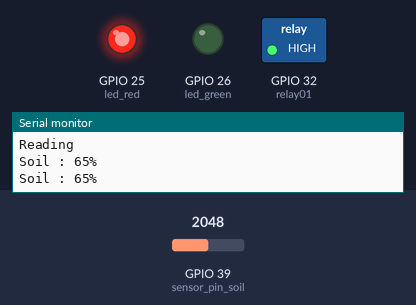
A sketch run on a simulated ESP32. On the bench: switched loads named in the sketch (green lamp = pin HIGH), output pins drawn as LEDs (lit = HIGH), the last lines printed to the serial monitor. The inputs (shaded band) are chosen by the test bench; at power-on: GPIO 39 (sensor_pin_soil) = 2048.

Above: at 3.2 s.
3.3 s: GPIO 39 (sensor_pin_soil) set to 3377
5.2 s: GPIO 39 (sensor_pin_soil) set to 3486
At 6.6 s:
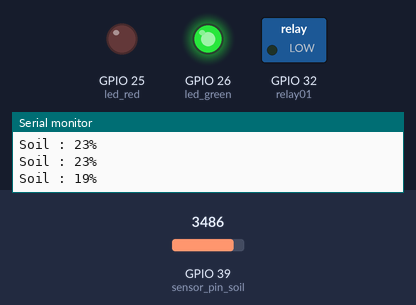
7.5 s: GPIO 39 (sensor_pin_soil) set to 2866
At 9.2 s:
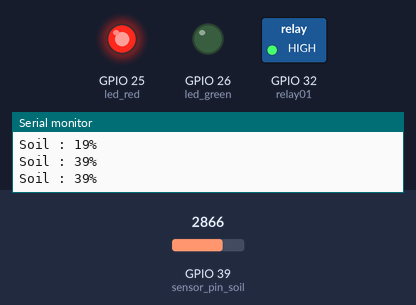
9.5 s: GPIO 39 (sensor_pin_soil) set to 3603
At 10.9 s:
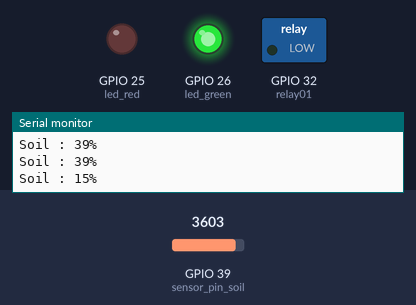
Timing chart, 0 to 12.5 s (numbered marks = the images above; inputs shaded):
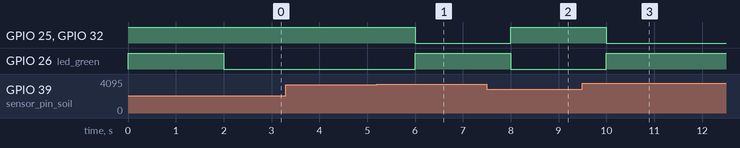

Measured:
- the behaviour switches between 3442 and 3443 on GPIO 39 (sensor_pin_soil) (found by bisection; images 0 and 1)
- after the input at 5.2 s, GPIO 25 (led_red), GPIO 32 (relay01): HIGH → LOW after 0.80 s; GPIO 26 (led_green): LOW → HIGH after 0.80 s
- after the input at 7.5 s, GPIO 25 (led_red), GPIO 32 (relay01): LOW → HIGH after 0.50 s; GPIO 26 (led_green): HIGH → LOW after 0.50 s
- after the input at 9.5 s, GPIO 25 (led_red), GPIO 32 (relay01): HIGH → LOW after 0.50 s; GPIO 26 (led_green): LOW → HIGH after 0.50 s

The sketch:

Exp04_SOIL_Relay.ino
```cpp
#define sensor_pin_soil 39
#define led_red 25
#define led_green 26
#define relay01 32
void setup()
{
  Serial.begin(9600);
  pinMode(sensor_pin_soil, INPUT);
  pinMode(led_red, OUTPUT);
  pinMode(led_green, OUTPUT);
  pinMode(relay01, OUTPUT);
  digitalWrite(led_red,HIGH);
  digitalWrite(led_green,HIGH);
  digitalWrite(relay01,HIGH);
  Serial.println("Reading");
  delay(2000);
}
void loop()
{
  int value_soil= analogRead(sensor_pin_soil);
  value_soil = map(value_soil,4095,990,0,100);
  Serial.print("Soil : ");
  Serial.print(value_soil);
  Serial.println("%");
  if(value_soil<=20){
    digitalWrite(led_red,LOW);
    digitalWrite(led_green,HIGH);
    digitalWrite(relay01,LOW);
  }
  else{
    digitalWrite(led_red,HIGH);
    digitalWrite(led_green,LOW);
    digitalWrite(relay01,HIGH);
  }
  delay(1000);
}
```
